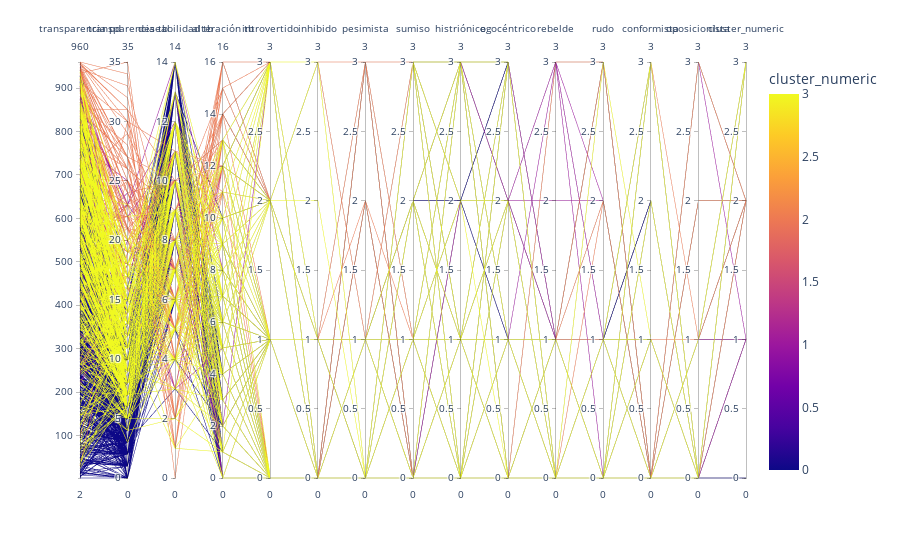

Notebook code cell kept with this figure:
### Code cell
fig = px.parallel_coordinates(results[['transparencia pd', 'transparencia tb',
       'deseabilidad tb', 'alteración tb', 'introvertido', 'inhibido',
       'pesimista', 'sumiso', 'histriónico', 'egocéntrico', 'rebelde', 'rudo',
       'conformista', 'oposicionista', cluster_numeric]], color=cluster_numeric)
fig.show()

### Figure 1 — Plotly figure (JSON) as saved in the notebook; plotly's stock layout.template omitted (floating-point values rounded to 4 significant figures; data arrays with more than 128 entries replaced by an {"elided": "..."} marker saying what was removed)
{"data": [{"dimensions": [{"label": "transparencia pd", "values": {"elided": "1140 int values"}}, {"label": "transparencia tb", "values": {"elided": "1140 int values"}}, {"label": "deseabilidad tb", "values": {"elided": "1140 int values"}}, {"label": "alteración tb", "values": {"elided": "1140 int values"}}, {"label": "introvertido", "values": {"elided": "1140 int values"}}, {"label": "inhibido", "values": {"elided": "1140 int values"}}, {"label": "pesimista", "values": {"elided": "1140 int values"}}, {"label": "sumiso", "values": {"elided": "1140 int values"}}, {"label": "histriónico", "values": {"elided": "1140 int values"}}, {"label": "egocéntrico", "values": {"elided": "1140 int values"}}, {"label": "rebelde", "values": {"elided": "1140 int values"}}, {"label": "rudo", "values": {"elided": "1140 int values"}}, {"label": "conformista", "values": {"elided": "1140 int values"}}, {"label": "oposicionista", "values": {"elided": "1140 int values"}}, {"label": "cluster_numeric", "values": {"elided": "1140 int values"}}], "domain": {"x": [0, 1], "y": [0, 1]}, "line": {"color": {"elided": "1140 int values"}, "coloraxis": "coloraxis"}, "name": "", "type": "parcoords"}], "layout": {"coloraxis": {"colorbar": {"title": {"text": "cluster_numeric"}}, "colorscale": [[0, "#0d0887"], [0.1111, "#46039f"], [0.2222, "#7201a8"], [0.3333, "#9c179e"], [0.4444, "#bd3786"], [0.5556, "#d8576b"], [0.6667, "#ed7953"], [0.7778, "#fb9f3a"], [0.8889, "#fdca26"], [1, "#f0f921"]]}, "legend": {"tracegroupgap": 0}, "margin": {"t": 60}}}
